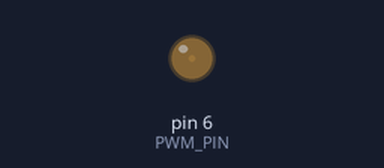
Recording of a sketch running on a simulated Arduino Uno, built with avr-gcc and run on an emulated ATmega328P. Parts: output pins drawn as LEDs (lit = HIGH). What the sketch prints to the serial monitor is not drawn.

Above: at 0.55 s.
At 1.75 s:
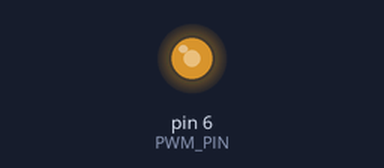
At 2.95 s:
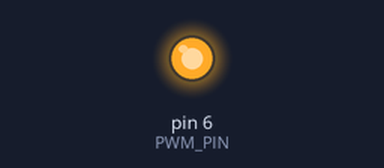
At 5.4 s:
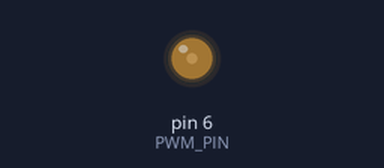
Timing chart, 0 to 9.4 s (numbered marks = the images above):
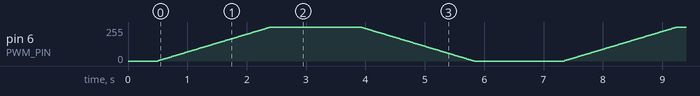

The sketch:

PwmDimmerTest.ino
```cpp
#define PWM_PIN     6

#define FADE_STEP   2     // brightness change per frame (1 = slowest, higher = faster)
#define HOLD_MS     1500  // pause at full on / full off
#define FRAME_MS    15    // ~3s fade at step 2

uint8_t brightness = 0;
int8_t fadeDir = 1;
uint32_t holdStartMs = 0;
bool holding = false;

void setup() {
  Serial.begin(115200);
  delay(500);
  Serial.println(F("PwmDimmerTest — strip on pin 6"));

  pinMode(PWM_PIN, OUTPUT);
  analogWrite(PWM_PIN, 0);
}

void loop() {
  if (holding) {
    if (millis() - holdStartMs >= HOLD_MS) {
      holding = false;
      fadeDir = -fadeDir;
    }
    delay(FRAME_MS);
    return;
  }

  brightness = constrain(brightness + fadeDir * FADE_STEP, 0, 255);
  analogWrite(PWM_PIN, brightness);

  if (brightness == 0 || brightness == 255) {
    holding = true;
    holdStartMs = millis();
  }

  delay(FRAME_MS);
}
```
